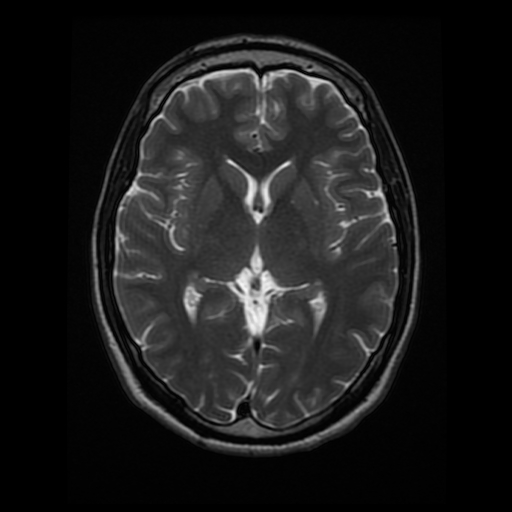
#> input picture CVND_Exercises/1_2_Convolutional_Filters_Edge_Detection/images/brain_MR.jpg, 512 x 512 px
$ jupyter execute '4. Fourier Transform of Filters.ipynb'   (shell and % lines are left out)
#> lines starting #> are read from the running program, lines starting #| are printed output that depends on the picture
## High and Low Pass Filters

Now, you might be wondering, what makes filters high and low-pass; why is a Sobel filter high-pass and a Gaussian filter low-pass?

Well, you can actually visualize the frequencies that these filters block out by taking a look at their fourier transforms. The frequency components of any image can be displayed after doing a Fourier Transform (FT). An FT looks at the components of an image (edges that are high-frequency, and areas of smooth color as low-frequency), and plots the frequencies that occur as points in spectrum. So, let's treat our filters as small images, and display them in the frequency domain!

[cell 1]
import numpy as np
import matplotlib.pyplot as plt
import cv2


# Define gaussian, sobel, and laplacian (edge) filters

gaussian = (1/9)*np.array([[1, 1, 1],
                           [1, 1, 1],
                           [1, 1, 1]])

sobel_x= np.array([[-1, 0, 1],
                   [-2, 0, 2],
                   [-1, 0, 1]])

sobel_y= np.array([[-1,-2,-1],
                   [0, 0, 0],
                   [1, 2, 1]])

# laplacian, edge filter
laplacian=np.array([[0, 1, 0],
                    [1,-4, 1],
                    [0, 1, 0]])

filters = [gaussian, sobel_x, sobel_y, laplacian]
filter_name = ['gaussian','sobel_x', \
                'sobel_y', 'laplacian']


# perform a fast fourier transform on each filter
# and create a scaled, frequency transform image
f_filters = [np.fft.fft2(x) for x in filters]
fshift = [np.fft.fftshift(y) for y in f_filters]
frequency_tx = [np.log(np.abs(z)+1) for z in fshift]

# display 4 filters
for i in range(len(filters)):
    plt.subplot(2,2,i+1),plt.imshow(frequency_tx[i],cmap = 'gray')
    plt.title(filter_name[i]), plt.xticks([]), plt.yticks([])

plt.show()
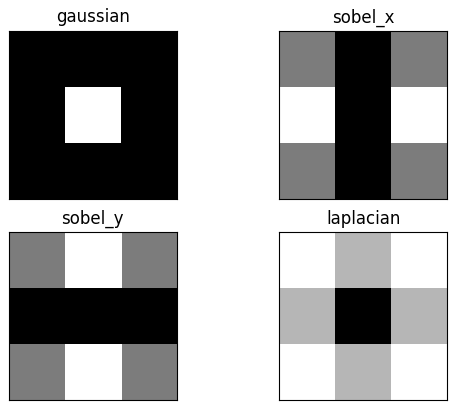
#> figure drawn by matplotlib, 4 panels

Areas of white or light gray, allow that part of the frequency spectrum through! Areas of black mean that part of the spectrum is blocked out of the image.

Recall that the low frequencies in the frequency spectrum are at the center of the frequency transform image, and high frequencies are at the edges. You should see that the Gaussian filter allows only low-pass frequencies through, which is the center of the frequency transformed image. The sobel filters block out frequencies of a certain orientation and a laplace (detects edges regardless of orientation) filter, should block out low-frequencies!

You are encouraged to load in an image, apply a filter to it using `filter2d` then visualize what the fourier transform of that image looks like before and after a filter is applied.

[cell 2]
## TODO: load in an image, and filter it using a kernel of your choice
## apply a fourier transform to the original *and* filtered images and compare them
# Read in the image

def ft_image(norm_image):
    '''This function takes in a normalized, grayscale image
       and returns a frequency spectrum transform of that image. '''
    f = np.fft.fft2(norm_image)
    fshift = np.fft.fftshift(f)
    frequency_tx = 20*np.log(np.abs(fshift))

    return frequency_tx


image = cv2.imread('images/brain_MR.jpg')
#> image is the input picture: shape (512, 512, 3); min 0, max 247, mean 26.9

# Make a copy of the image
image_copy = np.copy(image)

# Change color to RGB (from BGR)
image_copy = cv2.cvtColor(image_copy, cv2.COLOR_BGR2RGB)

gray = cv2.cvtColor(image_copy, cv2.COLOR_RGB2GRAY)
# normalize the image
norm_image = gray/255.0

f_image = ft_image(norm_image)
#> in ft_image, `frequency_tx = 20*np.log(np.abs(fshift))`:
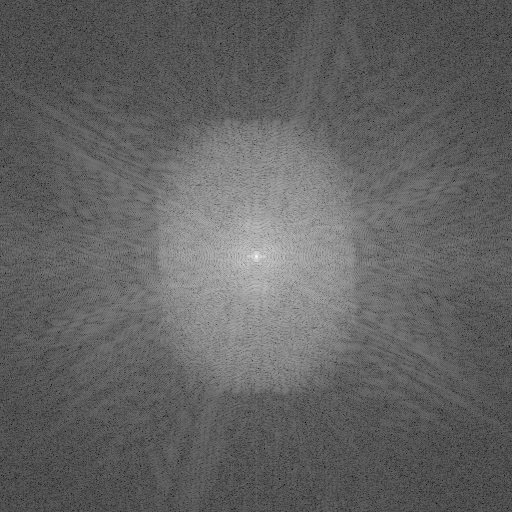
#> frequency_tx: shape (512, 512) float64; min -101.6, max 204.5, mean 17.4; drawn with min black and max white

filtered_image = cv2.filter2D(gray, -1, sobel_x)
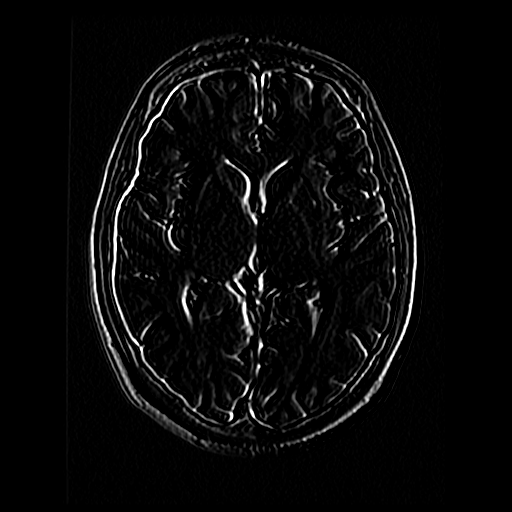
#> filtered_image: shape (512, 512); min 0, max 255, mean 9.8
norm_image = filtered_image/255.0

f_filtered_image = ft_image(norm_image)
#> in ft_image (call 2), `frequency_tx = 20*np.log(np.abs(fshift))`:
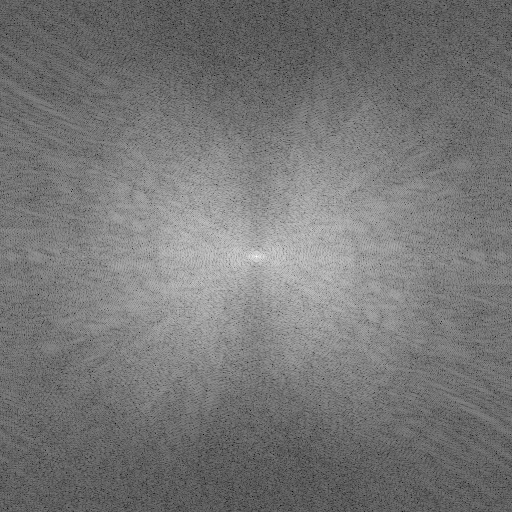
#> frequency_tx: shape (512, 512) float64; min -77.06, max 184.3, mean 44.7; drawn with min black and max white

# Display the images
f, ((ax1,ax2), (ax3,ax4)) = plt.subplots(2, 2, figsize=(20,10))
# f, (ax1,ax2;ax3,ax4) = plt.subplots(1, 4, figsize=(20,10))

ax1.imshow(image)
ax2.imshow(f_image, cmap='gray')
ax3.imshow(filtered_image,  cmap='gray')
ax4.imshow(f_filtered_image, cmap='gray')
